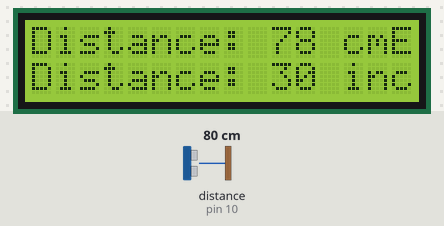
Bench run of a sketch on a simulated Arduino Uno, built with avr-gcc and run on an emulated ATmega328P. Parts: 16×2 character LCD. Wiring (inferred from the names in the program): ultrasonic range finder: trigger pin 9; echo pin 10. Inputs (shaded band) come from the test bench; at power-on: distance to the obstacle (sensor on pin 10) 80 cm. The echo pulse lasts 58.3 µs per cm.

Above: at 1.2 s.
1.3 s: distance to the obstacle (sensor on pin 10) set to 2 cm
At 2.4 s:
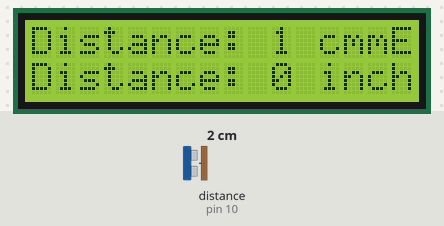
2.8 s: distance to the obstacle (sensor on pin 10) set to 120 cm
At 3.8 s:
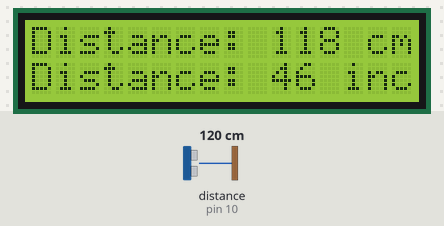
4.3 s: distance to the obstacle (sensor on pin 10) set to 4 cm
At 5.4 s:
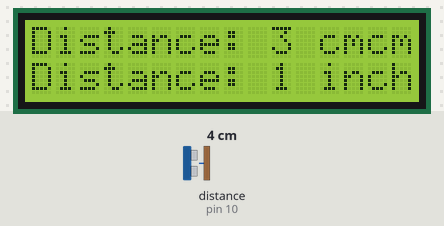
5.8 s: distance to the obstacle (sensor on pin 10) set to 35 cm
At 6.8 s:
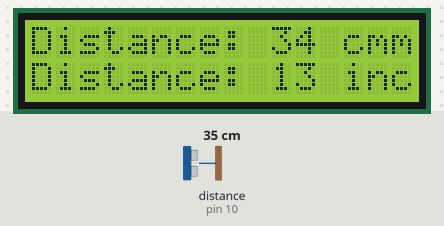
7.3 s: distance to the obstacle (sensor on pin 10) set to 9 cm
At 7.9 s:
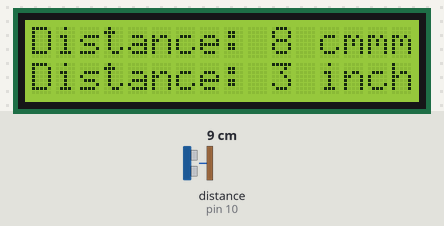
Timing chart, 0 to 9.8 s (numbered marks = the images above; inputs shaded):
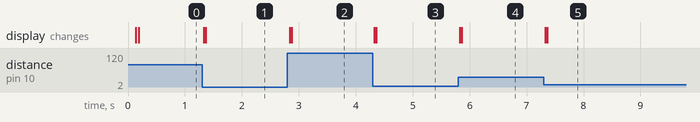

Measured:
- after the input at 1.3 s, the display: first changes at once (image 1 shows a later state)
- after the input at 2.8 s, the display: first changes at once (image 2 shows a later state)
- after the input at 4.3 s, the display: first changes at once (image 3 shows a later state)
- after the input at 5.8 s, the display: first changes at once (image 4 shows a later state)
- after the input at 7.3 s, the display: first changes at once (image 5 shows a later state)

The sketch:

ultrasonic_test.ino
```cpp
#include <Wire.h>
#include <LiquidCrystal_I2C.h>

LiquidCrystal_I2C lcd(0x27, 16, 2);

int trigPin = 9;
int echoPin = 10;

long duration, dist, average;
int distanceCm, distanceInch;


void setup() {
  // put your setup code here, to run once:
  pinMode(trigPin, OUTPUT);
  pinMode(echoPin, INPUT);
  Serial.begin(9600);     //  opens serial port, sets data rate to 9600 bps
  lcd.begin();
  lcd.print("DIGITAL VOLTMETER");
}

void loop() {
  // put your main code here, to run repeatedly:
  digitalWrite(trigPin, LOW);
delayMicroseconds(2);
digitalWrite(trigPin, HIGH);
delayMicroseconds(10);
digitalWrite(trigPin, LOW);
duration = pulseIn(echoPin, HIGH);
distanceCm= duration*0.034/2;
distanceInch = duration*0.0133/2;

lcd.setCursor(0,0); // Sets the location at which subsequent text written to the LCD will be displayed
lcd.print("Distance: "); // Prints string "Distance" on the LCD
lcd.print(distanceCm); // Prints the distance value from the sensor
lcd.print(" cm");
delay(10);
lcd.setCursor(0,1);
lcd.print("Distance: ");
lcd.print(distanceInch);
lcd.print(" inch");
delay(10);

}
```
